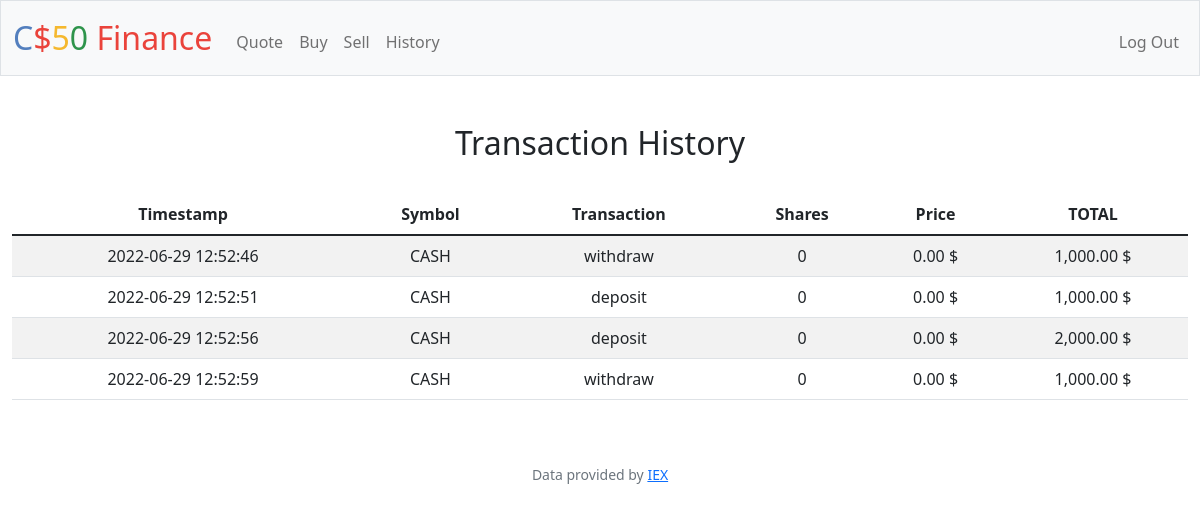
Page /history (signed in) on the committed database.
### tables this page shows
CREATE TABLE history (
   id INTEGER PRIMARY KEY AUTOINCREMENT,
   date_time TEXT DEFAULT CURRENT_TIMESTAMP NOT NULL,
   user_id INTEGER NOT NULL,
   type TEXT CHECK(type in ("buy", "sell", "withdraw", "deposit")),
   symbol TEXT NOT NULL,
   shares INTEGER CHECK(shares >= 0),
   price REAL CHECK(price >= 0),
   total REAL NOT NULL,
   FOREIGN KEY(user_id) REFERENCES users(id)
) STRICT;

### app.py (the view)
@app.route("/history")
@login_required
def history():
	user_id = session["user_id"]
	rows = SQL("SELECT SUM(total) as gtotal FROM history WHERE user_id = ?", user_id)
	gtotal = rows[0]["gtotal"]
	rows = SQL("SELECT * FROM history WHERE user_id = ?", user_id)
	return render_template("history.html", rows=rows, gtotal=gtotal)

### app.py (called while the page is built)
def SQL(statement, *pos_var, **name_var):
	if len(name_var) > 0:
		if len(pos_var) > 0:
			raise SyntaxError("Cannot use both positional and named variables")
		else:
			return db.execute(statement, name_var).fetchall()
	else:
		return db.execute(statement, pos_var).fetchall()

@app.after_request
def after_request(response):
	response.headers["Cache-Control"] = "no-cache, no-store, must-revalidate"
	response.headers["Expires"] = 0
	response.headers["Pragma"] = "no-cache"
	return response

### helpers.py (called while the page is built)
def login_required(f):
    @wraps(f)
    def decorated_function(*args, **kwargs):
        if session.get("user_id") is None:
            return redirect("/login")
        return f(*args, **kwargs)
    return decorated_function

def usd(value):
    return f"{value:,.2f} $"

### templates/history.html (shortened to what this page needs)
{% extends "layout.html" %}
{% block main %}
    <h2>Transaction History</h2>
    <br>
    <table class="table table-striped">
        <thead>
            <tr>
                <th>Timestamp</th>
                <th>Symbol</th>
                <th>Transaction</th>
                <th>Shares</th>
                <th>Price</th>
                <th>TOTAL</th>
            </tr>
        </thead>
        <tbody>
            {% for row in rows %}
                <tr>
                    <td>{{ row.date_time }}</td>
                    <td>{{ row.symbol }}</td>
                    <td>{{ row.type }}</td>
                    <td>{{ row.shares }}</td>
                    <td>{{ row.price | usd }}</td>
                    <td>{{ row.total | usd }}</td>
                </tr>
            {% endfor %}
        </tbody>
    </table>
{% endblock %}

### rows in the picture
history: date_time "2022-06-29 12:52:46", symbol "CASH", type "withdraw", shares "0", price "0.00 $", total "1,000.00 $"
history: date_time "2022-06-29 12:52:51", symbol "CASH", type "deposit", shares "0", price "0.00 $", total "1,000.00 $"
history: date_time "2022-06-29 12:52:56", symbol "CASH", type "deposit", shares "0", price "0.00 $", total "2,000.00 $"
history: date_time "2022-06-29 12:52:59", symbol "CASH", type "withdraw", shares "0", price "0.00 $", total "1,000.00 $"
